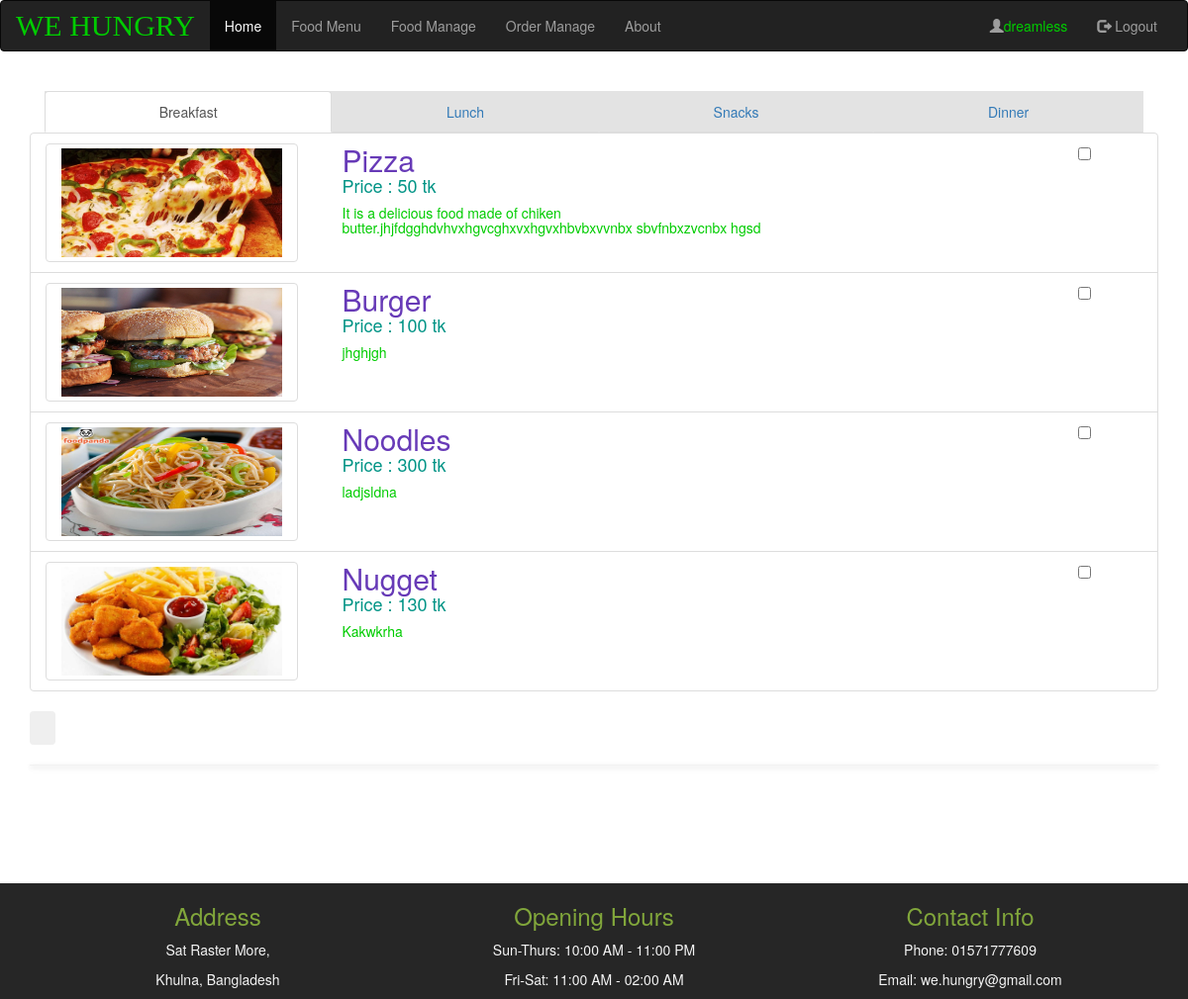
The app's page /food-menu-order.php (signed in) with its own data.
### tables this page shows
CREATE TABLE `foodmenu` (
  `id` int(11) NOT NULL,
  `name` varchar(255) NOT NULL,
  `foodimage` varchar(255) NOT NULL,
  `ingredients` text NOT NULL,
  `price` int(11) NOT NULL,
  `type` varchar(255) NOT NULL
);

### src/database.php (called while the page is built, shortened)
<?php
function db_select($query){
    $con = db_connect();
    $rows = $con->query($query);
    $data=[];
    if($rows==null){
        echo "Database query failed";
        return $data;
    }else {
        $rows = $rows->fetch_all(MYSQLI_BOTH);
        foreach ($rows as $row){
            array_push($data,$row);
        }
    }
    return $data;
}
function db_connect(){
    $serverName="localhost";
    $userName="root";
    $password="";
    $dbName="resturant";
    $con= new mysqli($serverName,$userName,$password,$dbName);
    if($con->connect_errno){
        die("coonection failed".$con->connect_error);
    }else {
        return $con;
    }
}

### food-menu-order.php (the view, shortened to what this page needs)
<?php
include_once 'layout/header.php';
require_once 'src/database.php';
$breakfast = db_select("select * from foodmenu where type='breakfast'");
$counter = 1;
?>
    <div class="col-md-12 col-lg-12 col-xs-12">
        <br>
        <ul class="nav nav-tabs nav-justified" style="background-color: #E3E3E3">
            <li class="active">
                <a data-toggle="tab" href="#breakfast">Breakfast</a>
            </li>
            <li>
                <a data-toggle="tab" href="#lunch">Lunch</a>
            </li>
            <li>
                <a data-toggle="tab" href="#snacks">Snacks</a>
            </li>
            <li>
                <a data-toggle="tab" href="#dinner">Dinner</a>
            </li>
        </ul>
        <div class="tab-content">
            <div id="breakfast" class="tab-pane fade in active">
                <ul class="list-group">
                    <?php foreach ($breakfast as $item){?>
                        <li class="list-group-item row">
                            <div class="row">
                                <div class="col-lg-3 col-md-3 col-sm-3"><img src="<?=$item['foodimage']?>" alt="" style="width: 100%;height: 120px" class="img img-responsive col-xs-3 img-thumbnail"></div>
                                <div class="col-lg-8 col-md-8 col-sm-8">
                                    <a href="#" class="col-xs-9" style="text-decoration: none;text-justify: auto">
                                        <h2><?= $item['name']?></h2>
                                        <h4>Price : <?= $item['price']?> tk</h4>
                                        <h5><?= substr($item['ingredients'],0,100)?></h5>
                                    </a>
                                </div>
                                <div class="col-lg-1 col-md-1 col-sm-1">
                                    <input type="checkbox" style="" id="checkBox<?= $counter?>" onchange="checkToadd(this,'<?= $counter?>')">
                                </div>
                            </div>
                        </li>
                    <?php
                    $counter++;
                    }?>
                </ul>
            </div>
        </div>
    </div>
    <br>
    <br>
<input type="button" class="btn" >
<?php include_once 'layout/footer.php';?>

### food-menu-order.php (style rules this page uses)
a>h2 { margin-top: 0px; margin-bottom: 0px; color:#673AB7; }
a>h4 { color:#009486; }
a>h5 { color:#00CC00; }
.order h3,h4 { margin-top: 0px; color:#673AB7; }

### records on screen
foodmenu: foodimage (picture), name "Pizza", price "50", ingredients "It is a delicious food made of chiken butter.jhjfdgghdvhvxhgvcghxvxhgvxhbvbxvvnbx sbvfnbxzvcnbx hgsd"
foodmenu: foodimage (picture), name "Burger", price "100", ingredients "jhghjgh"
foodmenu: foodimage (picture), name "Noodles", price "300", ingredients "ladjsldna"
foodmenu: foodimage (picture), name "Nugget", price "130", ingredients "Kakwkrha"

### other values on screen
$_SESSION['username'] "dreamless"
